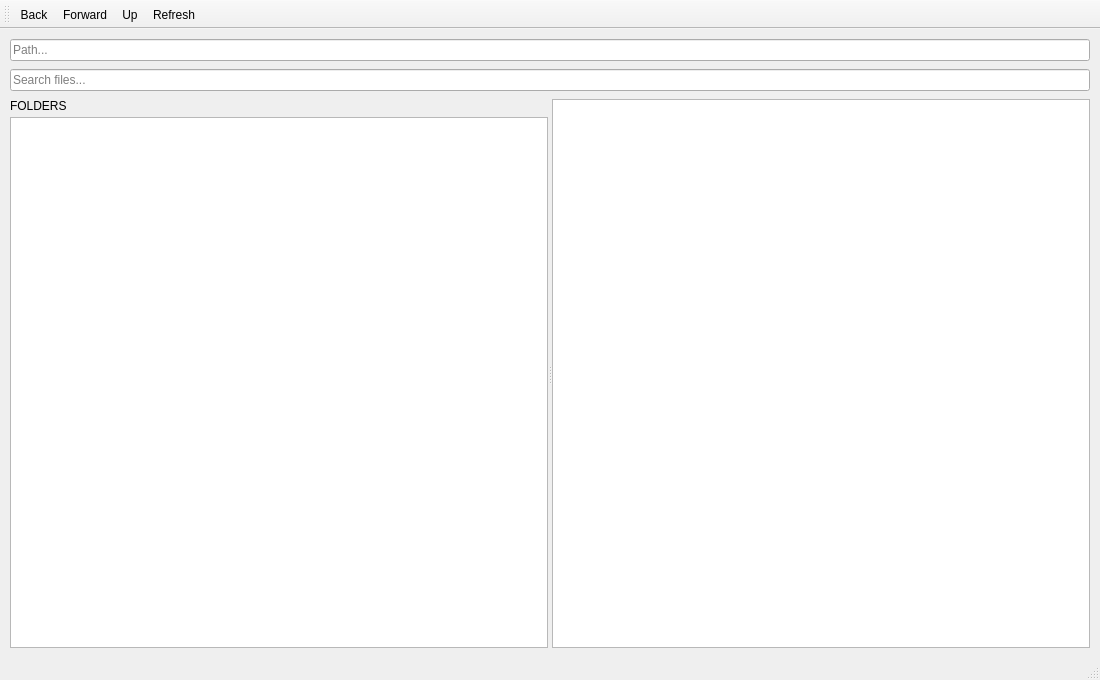
<?xml version="1.0" encoding="UTF-8"?>
<ui version="4.0">
 <class>MainWindow</class>
 <widget class="QMainWindow" name="MainWindow">
  <property name="geometry">
   <rect>
    <x>0</x>
    <y>0</y>
    <width>1100</width>
    <height>680</height>
   </rect>
  </property>
  <property name="windowTitle">
   <string>File Manager</string>
  </property>
  <property name="windowIcon">
   <iconset resource="icon.qrc">
    <normaloff>:/appicon/Appicon.png</normaloff>:/appicon/Appicon.png</iconset>
  </property>
  <widget class="QWidget" name="centralwidget">
   <layout class="QVBoxLayout" name="verticalLayout_2">
    <property name="spacing">
     <number>8</number>
    </property>
    <property name="leftMargin">
     <number>10</number>
    </property>
    <property name="topMargin">
     <number>10</number>
    </property>
    <property name="rightMargin">
     <number>10</number>
    </property>
    <property name="bottomMargin">
     <number>10</number>
    </property>
    <item>
     <widget class="QLineEdit" name="addressBaar">
      <property name="placeholderText">
       <string>Path...</string>
      </property>
     </widget>
    </item>
    <item>
     <widget class="QLineEdit" name="searchBar">
      <property name="placeholderText">
       <string>Search files...</string>
      </property>
      <property name="clearButtonEnabled">
       <bool>true</bool>
      </property>
     </widget>
    </item>
    <item>
     <widget class="QSplitter" name="mainSplitter">
      <property name="orientation">
       <enum>Qt::Orientation::Horizontal</enum>
      </property>
      <property name="childrenCollapsible">
       <bool>false</bool>
      </property>
      <widget class="QWidget" name="leftPanel" native="true">
       <layout class="QVBoxLayout" name="leftPanelLayout">
        <property name="spacing">
         <number>4</number>
        </property>
        <property name="leftMargin">
         <number>0</number>
        </property>
        <property name="topMargin">
         <number>0</number>
        </property>
        <property name="rightMargin">
         <number>0</number>
        </property>
        <property name="bottomMargin">
         <number>0</number>
        </property>
        <item>
         <widget class="QLabel" name="foldersLabel">
          <property name="text">
           <string>FOLDERS</string>
          </property>
         </widget>
        </item>
        <item>
         <widget class="QTreeView" name="folderTreeView">
          <property name="enabled">
           <bool>true</bool>
          </property>
         </widget>
        </item>
       </layout>
      </widget>
      <widget class="QWidget" name="rightPanel" native="true">
       <layout class="QVBoxLayout" name="rightPanelLayout">
        <property name="leftMargin">
         <number>0</number>
        </property>
        <property name="topMargin">
         <number>0</number>
        </property>
        <property name="rightMargin">
         <number>0</number>
        </property>
        <property name="bottomMargin">
         <number>0</number>
        </property>
        <item>
         <widget class="QTableView" name="fileTableView"/>
        </item>
       </layout>
      </widget>
     </widget>
    </item>
   </layout>
  </widget>
  <widget class="QMenuBar" name="menubar">
   <property name="geometry">
    <rect>
     <x>0</x>
     <y>0</y>
     <width>1100</width>
     <height>25</height>
    </rect>
   </property>
  </widget>
  <widget class="QStatusBar" name="statusbar"/>
  <widget class="QToolBar" name="toolBar">
   <property name="windowTitle">
    <string>toolBar</string>
   </property>
   <attribute name="toolBarArea">
    <enum>TopToolBarArea</enum>
   </attribute>
   <attribute name="toolBarBreak">
    <bool>false</bool>
   </attribute>
   <addaction name="actionBack"/>
   <addaction name="actionForward"/>
   <addaction name="actionUp"/>
   <addaction name="actionRefresh"/>
  </widget>
  <action name="actionBack">
   <property name="text">
    <string>Back</string>
   </property>
  </action>
  <action name="actionForward">
   <property name="text">
    <string>Forward</string>
   </property>
  </action>
  <action name="actionUp">
   <property name="text">
    <string>Up</string>
   </property>
  </action>
  <action name="actionRefresh">
   <property name="text">
    <string>Refresh</string>
   </property>
  </action>
 </widget>
 <resources>
  <include location="icon.qrc"/>
 </resources>
 <connections/>
</ui>
